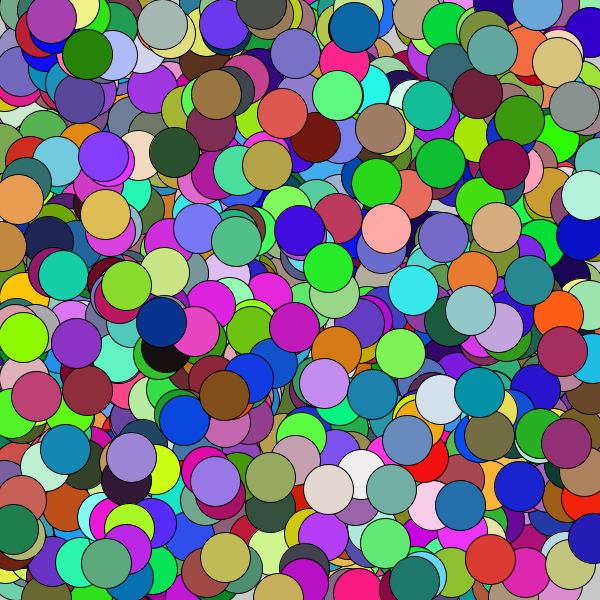
Frame 1 (no input)
Frame 60 (the mouse pressed at the canvas centre just before this capture): identical to frame 1, image omitted
Frame 120 (the mouse held since frame 60 and released just before this capture): identical to frame 1, image omitted

The Processing sketch that drew this single still picture (run headless with seeded random() and noise(); from frame 60 on, the mouse is pressed at the canvas centre):

// Processing sketch: listOfCircles_Jacob_2
// ── listOfCircles_Jacob_2.pde
int numCircles = 1100;
float[] xPosition = new float[numCircles];
float[] yPosition = new float[numCircles];
color[] col = new color[numCircles];

void setup() {
  size(600, 600);
  randomizePosition();
  randomizeColor();
}

void randomizePosition() {
  for (int i = 0; i < numCircles; i++) {
      xPosition[i] = random(0, width);
      yPosition[i] = random(0, height);
    }
}

void randomizeColor() {
  for (int i = 0; i < numCircles; i++) {
    col[i] = color(random(0, 255), random(0, 255), random(0, 255));  
  }
}

void draw() {
  background (200);
  
  for (int i = 0; i < numCircles; i++) {
    fill(col[i]);
    ellipse(xPosition[i], yPosition[i], 50, 50);
    
  }
}

void keyPressed() {
  if (key == ' ') {
    randomizePosition();
  } else if (key == 'c') {
    randomizeColor();
  }
}
